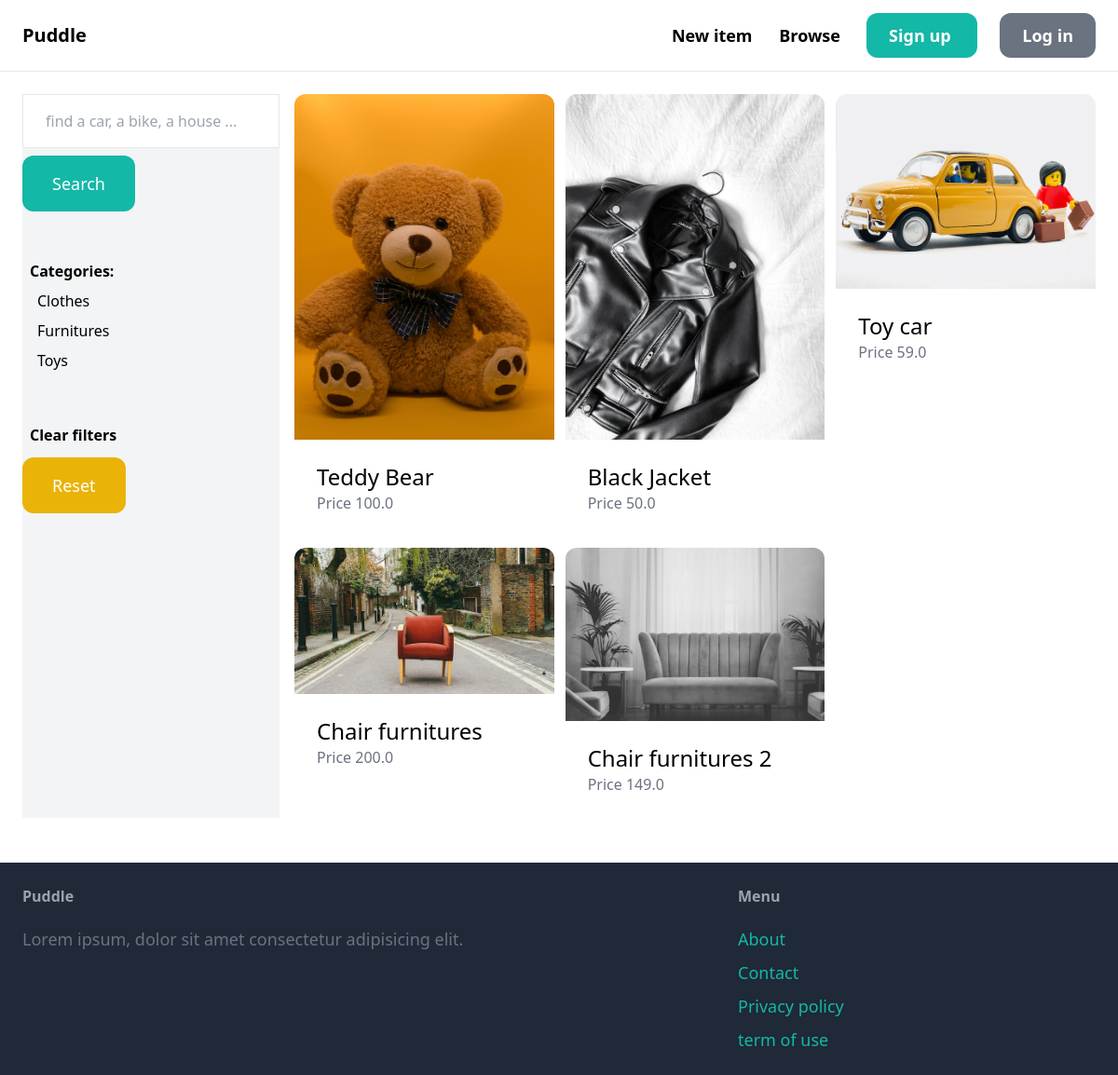
The app's page /items/, older data.
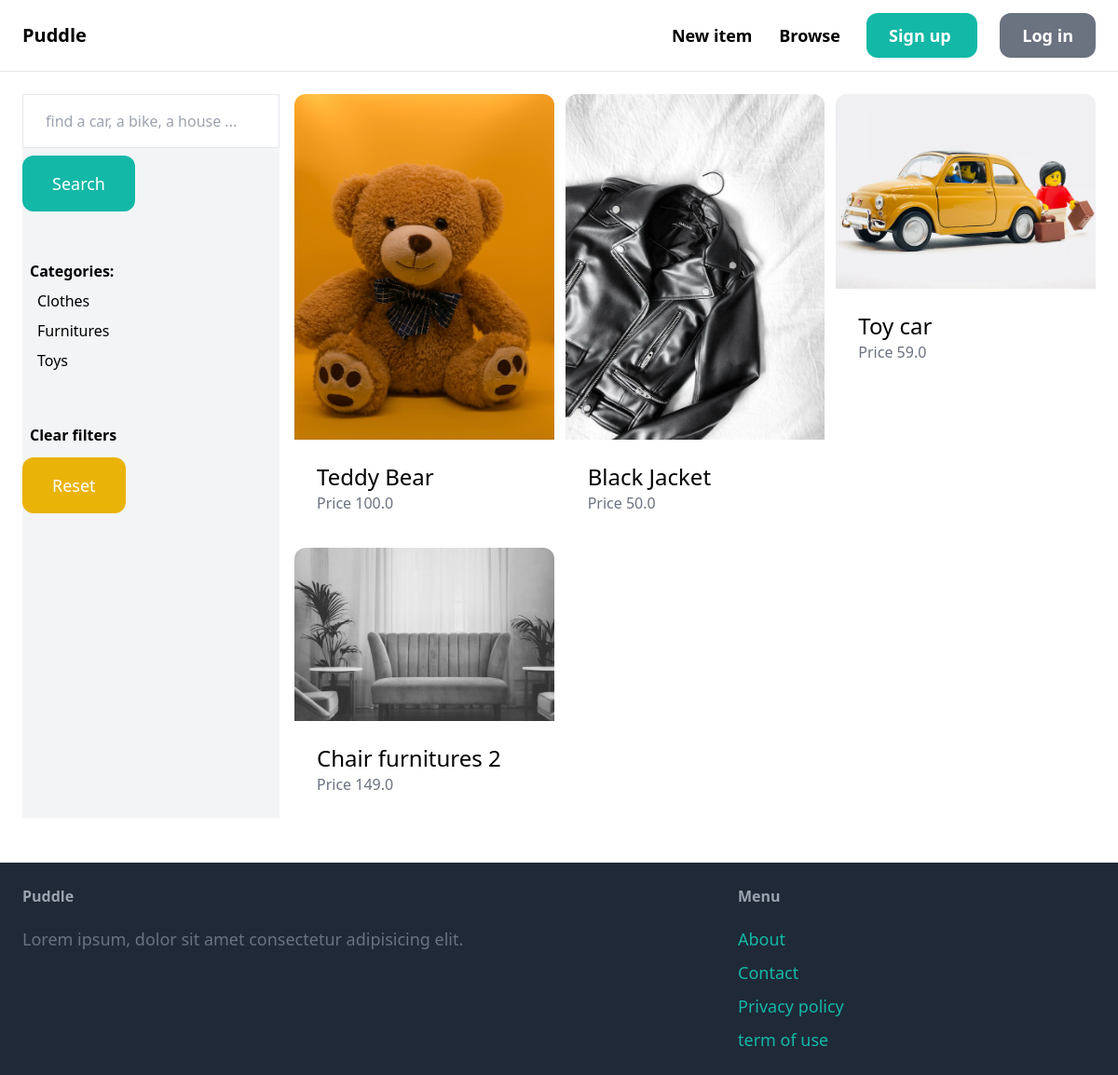
The same page, newer data.
### item/models.py (models this page shows, shortened)
class Category(models.Model):
    name = models.CharField(max_length=255)
    class Meta:
        ordering = ('name', )
        verbose_name_plural = 'Categories'

class Item(models.Model):
    category = models.ForeignKey(Category, related_name='items', on_delete=models.CASCADE)
    name = models.CharField(max_length=255)
    description = models.TextField(blank=True, null=True)
    price = models.FloatField()
    image = models.ImageField(upload_to='item_images', blank=True, null=True)
    is_sold = models.BooleanField(default=False)
    created_by = models.ForeignKey(User, related_name='items', on_delete=models.CASCADE)
    created_at = models.DateTimeField(auto_now_add=True)

### item/views.py (the view)
# urls.py: path('', views.items, name='items'),
def items(request):
  query = request.GET.get('query', '')
  category_id = request.GET.get('category', 0)
  categories = Category.objects.all()
  items = Item.objects.filter(is_sold=False)
  if category_id:
    items = items.filter(category_id=category_id)
  if query:
    items = items.filter(Q(name__icontains=query) | Q(description__icontains=query))
  return render(request, 'item/items.html' , {
    'items': items,
    'query': query,
    'categories': categories,
    'category_id': int(category_id)
  })

### item/templates/item/items.html (shortened to what this page needs)
{% extends 'core/base.html' %}
{% block content %}
  <div class="pb-6 grid grid-cols-4 gap-4">
    <div class="col-span-1 bg-gray-100">
      <form action="{% url 'item:items' %}" method="get">
        <input type="text" name="query" class="w-full py-4 px-6 border" value="{{ query }}" placeholder="find a car, a bike, a house ...">
        <button class="mt-2 py-4 px-8 text-lg bg-teal-500 text-white rounded-xl">
          Search
        </button>
      </form>
      <br>
      <br>
      <p class="font-semibold px-2 py-1">Categories:</p>
      <ul>
        {% for category in categories %}
          <li class="py-1 px-4 {% if category.id == category_id %} bg-gray-200{% endif %}">
              <a href="{% url 'item:items' %}?query={{ query }}&category={{ category.id }}">{{ category.name }}</a>
          </li>
        {% endfor %}
      </ul>
      <br>
      <br>
      <p class="font-semibold px-2 py-1">Clear filters</p>
      <ul>
        <li>
          <a href="{% url 'item:items' %}" class="mt-2 py-4 px-8 inline-block bg-yellow-500 text-lg rounded-xl text-white">
            Reset
          </a>
        </li>
      </ul>
    </div>
    <div class="col-span-3">
      <div class="grid grid-cols-3 gap-3">
        {% for item in items %}
          <div>
            <a href="{% url 'item:detail' item.id %}">
              <div>
                <img src="{{item.image.url}}" class="rounded-t-xl">
              </div>
              <div class="p-6 bg-white rounded-b-xl">
                <h2 class="text-2xl">{{item.name}}</h2>
                <p class="text-gray-500">Price {{item.price}}</p>
              </div>
            </a>
          </div>
        {% endfor %}
      </div>
    </div>
  </div>
{% endblock %}

Row changes from the older to the newer data that the page shows:
removed Item: image (picture), name "Chair furnitures", price "200.0"
